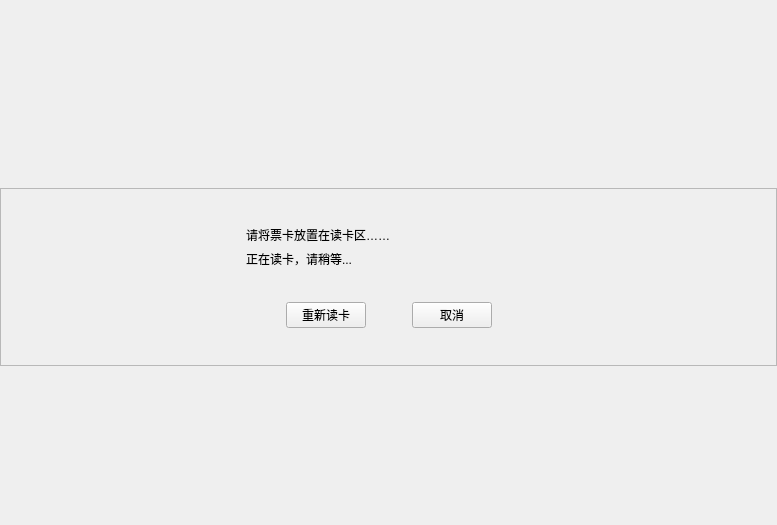
<?xml version="1.0" encoding="UTF-8"?>
<ui version="4.0">
 <class>CardReadWidget</class>
 <widget class="QWidget" name="CardReadWidget">
  <property name="geometry">
   <rect>
    <x>0</x>
    <y>0</y>
    <width>777</width>
    <height>525</height>
   </rect>
  </property>
  <property name="windowTitle">
   <string>Form</string>
  </property>
  <layout class="QGridLayout" name="gridLayout_2">
   <property name="leftMargin">
    <number>0</number>
   </property>
   <property name="topMargin">
    <number>0</number>
   </property>
   <property name="rightMargin">
    <number>0</number>
   </property>
   <property name="bottomMargin">
    <number>0</number>
   </property>
   <property name="spacing">
    <number>0</number>
   </property>
   <item row="0" column="0">
    <widget class="QWidget" name="readerBg" native="true">
     <property name="autoFillBackground">
      <bool>true</bool>
     </property>
     <layout class="QVBoxLayout" name="verticalLayout_2">
      <property name="leftMargin">
       <number>0</number>
      </property>
      <property name="rightMargin">
       <number>0</number>
      </property>
      <item>
       <spacer name="verticalSpacer_3">
        <property name="orientation">
         <enum>Qt::Vertical</enum>
        </property>
        <property name="sizeType">
         <enum>QSizePolicy::Fixed</enum>
        </property>
        <property name="sizeHint" stdset="0">
         <size>
          <width>20</width>
          <height>200</height>
         </size>
        </property>
       </spacer>
      </item>
      <item>
       <widget class="QFrame" name="wFrame">
        <property name="frameShape">
         <enum>QFrame::StyledPanel</enum>
        </property>
        <property name="frameShadow">
         <enum>QFrame::Raised</enum>
        </property>
        <layout class="QHBoxLayout" name="horizontalLayout_2">
         <item>
          <spacer name="horizontalSpacer_4">
           <property name="orientation">
            <enum>Qt::Horizontal</enum>
           </property>
           <property name="sizeHint" stdset="0">
            <size>
             <width>198</width>
             <height>20</height>
            </size>
           </property>
          </spacer>
         </item>
         <item>
          <layout class="QVBoxLayout" name="verticalLayout">
           <item>
            <spacer name="verticalSpacer_4">
             <property name="orientation">
              <enum>Qt::Vertical</enum>
             </property>
             <property name="sizeHint" stdset="0">
              <size>
               <width>20</width>
               <height>40</height>
              </size>
             </property>
            </spacer>
           </item>
           <item>
            <widget class="QLabel" name="readerTipLabel">
             <property name="text">
              <string>请将票卡放置在读卡区……</string>
             </property>
            </widget>
           </item>
           <item>
            <widget class="QLabel" name="readerInfoLabel">
             <property name="text">
              <string>正在读卡，请稍等...</string>
             </property>
             <property name="wordWrap">
              <bool>true</bool>
             </property>
            </widget>
           </item>
           <item>
            <spacer name="verticalSpacer">
             <property name="orientation">
              <enum>Qt::Vertical</enum>
             </property>
             <property name="sizeHint" stdset="0">
              <size>
               <width>20</width>
               <height>40</height>
              </size>
             </property>
            </spacer>
           </item>
           <item>
            <layout class="QHBoxLayout" name="horizontalLayout">
             <item>
              <spacer name="horizontalSpacer_2">
               <property name="orientation">
                <enum>Qt::Horizontal</enum>
               </property>
               <property name="sizeHint" stdset="0">
                <size>
                 <width>40</width>
                 <height>20</height>
                </size>
               </property>
              </spacer>
             </item>
             <item>
              <widget class="QPushButton" name="readBtn">
               <property name="text">
                <string>重新读卡</string>
               </property>
              </widget>
             </item>
             <item>
              <spacer name="horizontalSpacer">
               <property name="orientation">
                <enum>Qt::Horizontal</enum>
               </property>
               <property name="sizeHint" stdset="0">
                <size>
                 <width>40</width>
                 <height>20</height>
                </size>
               </property>
              </spacer>
             </item>
             <item>
              <widget class="QPushButton" name="readCancleBtn">
               <property name="text">
                <string>取消</string>
               </property>
              </widget>
             </item>
             <item>
              <spacer name="horizontalSpacer_3">
               <property name="orientation">
                <enum>Qt::Horizontal</enum>
               </property>
               <property name="sizeHint" stdset="0">
                <size>
                 <width>40</width>
                 <height>20</height>
                </size>
               </property>
              </spacer>
             </item>
            </layout>
           </item>
           <item>
            <spacer name="verticalSpacer_5">
             <property name="orientation">
              <enum>Qt::Vertical</enum>
             </property>
             <property name="sizeHint" stdset="0">
              <size>
               <width>20</width>
               <height>40</height>
              </size>
             </property>
            </spacer>
           </item>
          </layout>
         </item>
         <item>
          <spacer name="horizontalSpacer_5">
           <property name="orientation">
            <enum>Qt::Horizontal</enum>
           </property>
           <property name="sizeHint" stdset="0">
            <size>
             <width>197</width>
             <height>20</height>
            </size>
           </property>
          </spacer>
         </item>
        </layout>
       </widget>
      </item>
      <item>
       <spacer name="verticalSpacer_2">
        <property name="orientation">
         <enum>Qt::Vertical</enum>
        </property>
        <property name="sizeType">
         <enum>QSizePolicy::Fixed</enum>
        </property>
        <property name="sizeHint" stdset="0">
         <size>
          <width>20</width>
          <height>150</height>
         </size>
        </property>
       </spacer>
      </item>
     </layout>
    </widget>
   </item>
  </layout>
 </widget>
 <resources/>
 <connections/>
</ui>
